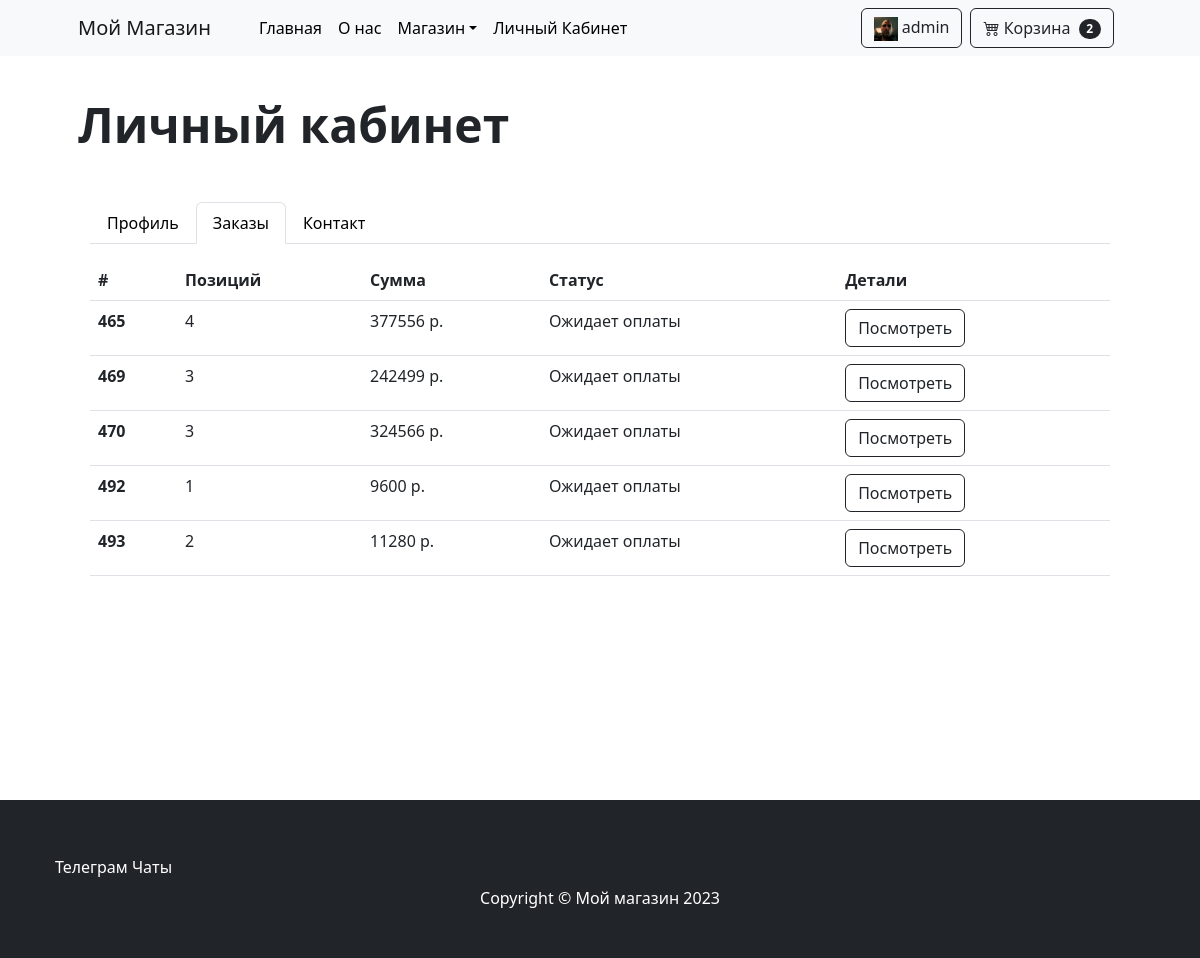
/user/account/orders (signed in), run on the app's committed database.
### useraccount/models.py (models this page shows, shortened)
class Profile(models.Model):
    user = models.OneToOneField(User, on_delete=models.CASCADE, verbose_name='Пользователь')
    phone_number = models.CharField(max_length=20, blank=True, null=True, default="", verbose_name='Телефон')
    phone_number_is_confirmed = models.BooleanField(default=False, verbose_name='Телефон подтверждён')
    address = models.TextField(blank=True, null=True, default="", verbose_name='Адрес')
    image = models.ImageField(upload_to='user_images/', default='user_images/default.jpg', verbose_name='Фото')
    class Meta:
        verbose_name = 'Профиль'
        verbose_name_plural = 'Профили'

### order/models.py (models this page shows, shortened)
class Order(models.Model):
    STATUS_CART = 1
    STATUS_WAITING_FOR_PAYMENT = 2
    STATUS_PAID = 3
    user = models.ForeignKey(User, on_delete=models.CASCADE, blank=True, null=True, default=None,
                             verbose_name='Покупатель')
    status = models.ForeignKey('OrderStatus', on_delete=models.SET_NULL, blank=True, null=True, default=None,
                               verbose_name='Статус')
    total_amount = models.DecimalField(max_digits=20, decimal_places=0, blank=True, null=True, default=0,
                                 verbose_name='Сумма')
    time_create = models.DateTimeField(auto_now_add=True, verbose_name='Создан')
    time_update = models.DateTimeField(auto_now=True, verbose_name='Обновлён')
    payment = models.ForeignKey('Payment', on_delete=models.SET_NULL, blank=True, null=True, default=None,
                                verbose_name='Платёж')
    comment = models.TextField(blank=True, verbose_name='Комментарий')
    session_key = models.CharField(max_length=100, blank=True, null=True, default=None,
                                   verbose_name='Ключ сессии')
    class Meta:
        verbose_name = 'Заказ'
        verbose_name_plural = 'Заказы'
    def get_absolute_url(self):
        return reverse('order-details', kwargs={'pk': self.pk})

class OrderStatus(models.Model):
    name = models.CharField(max_length=50, unique=True, verbose_name='Название')
    description = models.TextField(blank=True, verbose_name='Описание')
    class Meta:
        verbose_name = 'Статус заказа'
        verbose_name_plural = 'Статусы заказа'

### useraccount/views.py (the view)
# urls.py: path('account/orders', UserOrdersListView.as_view(), name='user-account-orders'),
class UserOrdersListView(ListView):
    model = Order
    template_name = 'user_account_orders.html'
    context_object_name = 'orders'
    def get_queryset(self):
        queryset = super().get_queryset()
        user = self.request.user
        return queryset.filter(user=user,status=Order.STATUS_WAITING_FOR_PAYMENT,total_amount__gt=0)

### order/context_processors.py (called while the page is built)
def cart(request):
    if request.user.is_authenticated:
        user = request.user
        cart, _ = Order.objects.get_or_create(user=user, status_id=Order.STATUS_CART)
    else:
        session_key = request.session.session_key
        if not session_key:
            request.session.cycle_key()
            session_key = request.session.session_key
        cart, _ = Order.objects.get_or_create(session_key=session_key, status_id=Order.STATUS_CART)
    cart_count = cart.productinorder_set.count()
    cart_total_amount = cart.total_amount
    cart_id = cart.id
    request.session['cart_id'] = cart_id
    return {
        'cart': cart,
        'cart_id': cart_id,
        'cart_count': cart_count,
        'cart_total_amount': cart_total_amount
    }

### shop/models.py (called while the page is built)
    def get_absolute_url(self):
        return reverse('category', kwargs={'slug': self.slug})

### shop/templatetags/base_tags.py (called while the page is built)
@register.simple_tag
def get_categories():
    categories = cache.get('categories')
    if not categories:
        categories = Category.objects.all()
        cache.set('categories', categories)
    return categories

### templates/user_account_orders.html (shortened to what this page needs)
{% extends 'base.html' %}
{% load static %}
{% block content %}
<section class="py-5">
    <div class="container px-5 px-lg-12 my-5">
        <div>
            <h1 class="display-5 fw-bolder">Личный кабинет</h1>
            <div class="container mt-5">
                <nav>
                    <div class="nav nav-tabs" id="nav-tab" role="tablist">
                        <button class="nav-link" id="nav-user-profile-tab" data-bs-toggle="tab"
                                data-bs-target="#nav-user-profile" type="button" role="tab"
                                aria-controls="nav-user-profile"
                                aria-selected="true"
                                onclick="location.href='{% url 'user-account' %}'">Профиль
                        </button>
                        <button class="nav-link  active" id="nav-orders-tab" data-bs-toggle="tab"
                                data-bs-target="#nav-orders"
                                type="button" role="tab" aria-controls="nav-orders" aria-selected="false"
                                onclick="location.href='{% url 'user-account-orders' %}'">Заказы
                        </button>
                        <button class="nav-link" id="nav-contact-tab" data-bs-toggle="tab" data-bs-target="#nav-contact"
                                type="button" role="tab" aria-controls="nav-contact" aria-selected="false">Контакт
                        </button>
                    </div>
                </nav>
                <div class="tab-content" id="nav-tabContent">
                    <div class="tab-pane mt-3 fade show active" id="nav-orders" role="tabpanel"
                         aria-labelledby="nav-orders-tab">
                        <table class="table">
                            <thead>
                            <tr>
                                <th scope="col">#</th>
                                <th scope="col">Позиций</th>
                                <th scope="col">Сумма</th>
                                <th scope="col">Статус</th>
                                <th scope="col">Детали</th>
                            </tr>
                            </thead>
                            <tbody>
                            {% for order in orders %}
                            <tr>
                                <th scope="row">{{order.id}}</th>
                                <td>{{order.productinorder_set.count}}</td>
                                <td>{{order.total_amount}} р.</td>
                                <td>{{order.status.name}}</td>
                                <td><a class="btn btn-outline-dark" href="{{order.get_absolute_url}}">Посмотреть</a></td>
                            </tr>
                            {% endfor %}
                            </tbody>
                        </table>
                    </div>
                </div>
            </div>
        </div>
    </div>
</section>
{% endblock content %}

### templates/navbar.html (shortened to what this page needs)
{% load static %}
{% load base_tags %}
{% load socialaccount %}
{% load account %}
<nav class="navbar navbar-expand-lg navbar-light bg-light fixed-top">
    <div class="container px-4 px-lg-5">
        <a class="navbar-brand" href="{% url 'index' %}">Мой Магазин</a>
        <div class="collapse navbar-collapse" id="navbarSupportedContent">
            <ul class="navbar-nav me-auto mb-2 mb-lg-0 ms-lg-4">
                <li class="nav-item"><a class="nav-link active" aria-current="page" href="{% url 'index' %}">Главная</a>
                </li>
                <li class="nav-item"><a class="nav-link" href="#!">О нас</a></li>
                <li class="nav-item dropdown">
                    <a class="nav-link dropdown-toggle active" id="navbarDropdown" href="#" role="button"
                       data-bs-toggle="dropdown" aria-expanded="false">Магазин</a>
                </li>
                {% if user.is_authenticated %}
                <li class="nav-item"><a class="nav-link active" aria-current="page" href="{% url 'user-account' %}">Личный
                    Кабинет</a></li>
                {% else %}
                <li class="nav-item"><a class="nav-link active" aria-current="page" href="" data-bs-toggle="modal"
                                        data-bs-target="#LoginModal">Личный
                    Кабинет</a></li>
                {% endif %}
            </ul>
            <div class="d-flex nav-link">
                {% if user.is_authenticated %}
                <button class="btn btn-outline-dark me-2" type="button" id="profile-button"
                        onclick="location.href='{% url 'user-account' %}'">
                    <div class="">
                        <img class="img-flex" src="{{ user.profile.image.url }}" style="width: 24px; height: 24px;">
                        {{ user.username}}
                    </div>
                </button>
                {% endif %}
                <button class="btn btn-outline-dark me-2" type="button" id="cart-button"
                        onclick="location.href='{% url 'cart-view' %}'">
                    <i class="bi bi-cart4"></i>
                    Корзина
                    <span class="badge bg-dark text-white ms-1 rounded-pill" id="cart-count">{{ cart_count }}</span>
                </button>
            </div>
        </div>
    </div>
</nav>

### data on the page
Order: id "465", productinorder_set.count "4", total_amount "377556", status.name "Ожидает оплаты"
Order: id "469", productinorder_set.count "3", total_amount "242499", status.name "Ожидает оплаты"
Order: id "470", productinorder_set.count "3", total_amount "324566", status.name "Ожидает оплаты"
Order: id "492", productinorder_set.count "1", total_amount "9600", status.name "Ожидает оплаты"
Order: id "493", productinorder_set.count "2", total_amount "11280", status.name "Ожидает оплаты"

### other printed values
{{ user.username }} "admin"
{{ cart_count }} "2"
